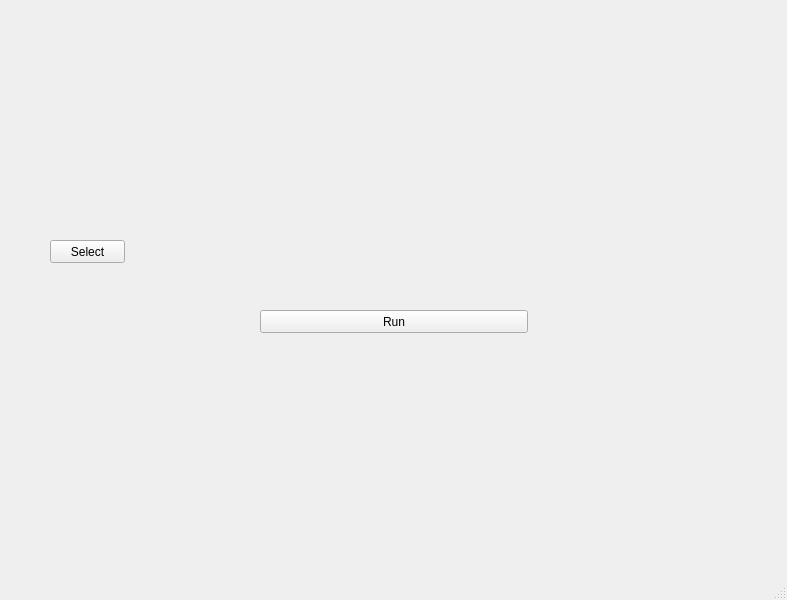
<?xml version="1.0" encoding="UTF-8"?>
<ui version="4.0">
 <class>MainWindow</class>
 <widget class="QMainWindow" name="MainWindow">
  <property name="geometry">
   <rect>
    <x>0</x>
    <y>0</y>
    <width>787</width>
    <height>600</height>
   </rect>
  </property>
  <property name="windowTitle">
   <string>MainWindow</string>
  </property>
  <property name="animated">
   <bool>true</bool>
  </property>
  <widget class="QWidget" name="centralwidget">
   <widget class="QPushButton" name="pushButton">
    <property name="geometry">
     <rect>
      <x>260</x>
      <y>310</y>
      <width>268</width>
      <height>23</height>
     </rect>
    </property>
    <property name="text">
     <string>Run</string>
    </property>
   </widget>
   <widget class="QPushButton" name="pushButton_2">
    <property name="geometry">
     <rect>
      <x>50</x>
      <y>240</y>
      <width>75</width>
      <height>23</height>
     </rect>
    </property>
    <property name="text">
     <string>Select</string>
    </property>
   </widget>
  </widget>
  <widget class="QMenuBar" name="menubar">
   <property name="geometry">
    <rect>
     <x>0</x>
     <y>0</y>
     <width>787</width>
     <height>21</height>
    </rect>
   </property>
  </widget>
  <widget class="QStatusBar" name="statusbar"/>
 </widget>
 <resources/>
 <connections/>
</ui>
